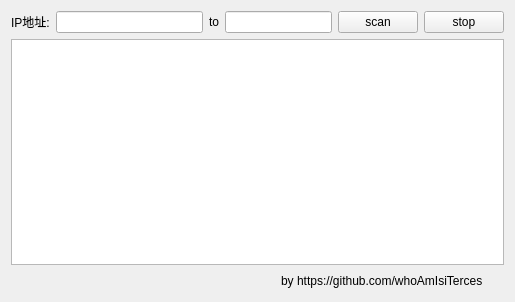
<?xml version="1.0" encoding="UTF-8"?>
<ui version="4.0">
 <class>MyWidget</class>
 <widget class="QWidget" name="MyWidget">
  <property name="geometry">
   <rect>
    <x>0</x>
    <y>0</y>
    <width>515</width>
    <height>302</height>
   </rect>
  </property>
  <property name="windowTitle">
   <string>MyWidget</string>
  </property>
  <layout class="QGridLayout" name="gridLayout">
   <item row="0" column="0">
    <widget class="QLabel" name="label">
     <property name="text">
      <string>IP地址:</string>
     </property>
    </widget>
   </item>
   <item row="0" column="1">
    <widget class="QLineEdit" name="lineEdit"/>
   </item>
   <item row="0" column="2">
    <widget class="QLabel" name="label_2">
     <property name="text">
      <string>to</string>
     </property>
    </widget>
   </item>
   <item row="0" column="3" colspan="2">
    <widget class="QLineEdit" name="lineEdit_2"/>
   </item>
   <item row="0" column="5">
    <widget class="QPushButton" name="pushButton">
     <property name="text">
      <string>scan</string>
     </property>
    </widget>
   </item>
   <item row="0" column="6">
    <widget class="QPushButton" name="pushButton_2">
     <property name="text">
      <string>stop</string>
     </property>
    </widget>
   </item>
   <item row="1" column="0" colspan="7">
    <widget class="QListWidget" name="listWidget"/>
   </item>
   <item row="2" column="0" colspan="4">
    <spacer name="horizontalSpacer">
     <property name="orientation">
      <enum>Qt::Horizontal</enum>
     </property>
     <property name="sizeHint" stdset="0">
      <size>
       <width>265</width>
       <height>20</height>
      </size>
     </property>
    </spacer>
   </item>
   <item row="2" column="4" colspan="3">
    <widget class="QLabel" name="label_3">
     <property name="text">
      <string>by https://github.com/whoAmIsiTerces</string>
     </property>
    </widget>
   </item>
  </layout>
 </widget>
 <layoutdefault spacing="6" margin="11"/>
 <resources/>
 <connections/>
</ui>
